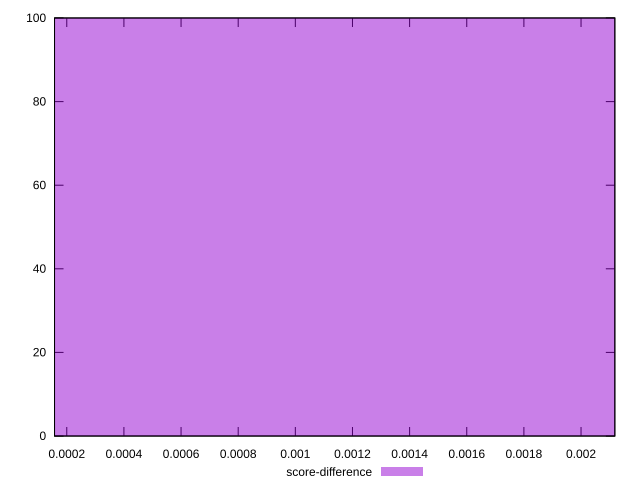

gnuplot code for this plot:
reset

$scoreDifference <<EOF
0 100
EOF

set key outside below
set boxwidth 0.1
set xrange [0.0001571486592555349:0.002118261462144555]
set yrange [0:100]
set trange [0:100]
set style fill transparent solid 0.5 noborder
set terminal svg size 640, 490 enhanced background rgb 'white'
set output "reprap/dom-size/samples/pages+cached/score-difference/histogram.svg"

plot $scoreDifference title "score-difference" with boxes

reset
